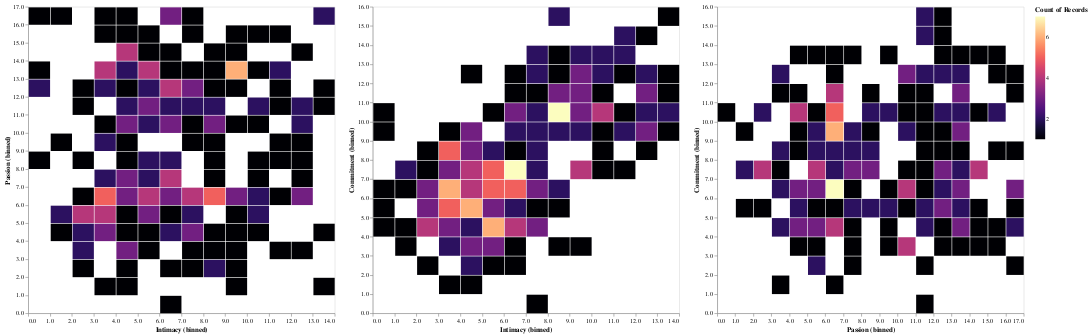

The notebook cell this image was saved under:
### Code cell
pic_romance = alt.Chart(df).mark_bar().encode(
    alt.X('Intimacy:Q',bin=alt.BinParams(maxbins=20)),
    alt.Y('Passion:Q',bin=alt.BinParams(maxbins=20)),
    alt.Color('count()',scale=alt.Scale(scheme='magma'))
).properties(width = 500, height = 500)

pic_companion = alt.Chart(df).mark_bar().encode(
    alt.X('Intimacy:Q',bin=alt.BinParams(maxbins=20)),
    alt.Y('Commitment:Q',bin=alt.BinParams(maxbins=20)),
    alt.Color('count()',scale=alt.Scale(scheme='magma'))
).properties(width = 500, height = 500)

pic_fatuousness = alt.Chart(df).mark_bar().encode(
    alt.X('Passion:Q',bin=alt.BinParams(maxbins=20)),
    alt.Y('Commitment:Q',bin=alt.BinParams(maxbins=20)),
    alt.Color('count()',scale=alt.Scale(scheme='magma'))
).properties(width = 500, height = 500)

pic_romance | pic_companion | pic_fatuousness

### Figure 1 — Vega-Lite specification as saved in the notebook (floating-point values rounded to 4 significant figures; data arrays with more than 128 entries replaced by an {"elided": "..."} marker saying what was removed)
{"config": {"view": {"continuousWidth": 400, "continuousHeight": 300}}, "hconcat": [{"mark": "bar", "encoding": {"color": {"type": "quantitative", "aggregate": "count", "scale": {"scheme": "magma"}}, "x": {"type": "quantitative", "bin": {"maxbins": 20}, "field": "Intimacy"}, "y": {"type": "quantitative", "bin": {"maxbins": 20}, "field": "Passion"}}, "height": 500, "width": 500}, {"mark": "bar", "encoding": {"color": {"type": "quantitative", "aggregate": "count", "scale": {"scheme": "magma"}}, "x": {"type": "quantitative", "bin": {"maxbins": 20}, "field": "Intimacy"}, "y": {"type": "quantitative", "bin": {"maxbins": 20}, "field": "Commitment"}}, "height": 500, "width": 500}, {"mark": "bar", "encoding": {"color": {"type": "quantitative", "aggregate": "count", "scale": {"scheme": "magma"}}, "x": {"type": "quantitative", "bin": {"maxbins": 20}, "field": "Passion"}, "y": {"type": "quantitative", "bin": {"maxbins": 20}, "field": "Commitment"}}, "height": 500, "width": 500}], "data": {"name": "data-1d086c3b7b8b4ea59611e072c2b16179"}, "$schema": "https://vega.github.io/schema/vega-lite/v4.8.1.json", "datasets": {"data-1d086c3b7b8b4ea59611e072c2b16179": {"elided": "230 records"}}}
